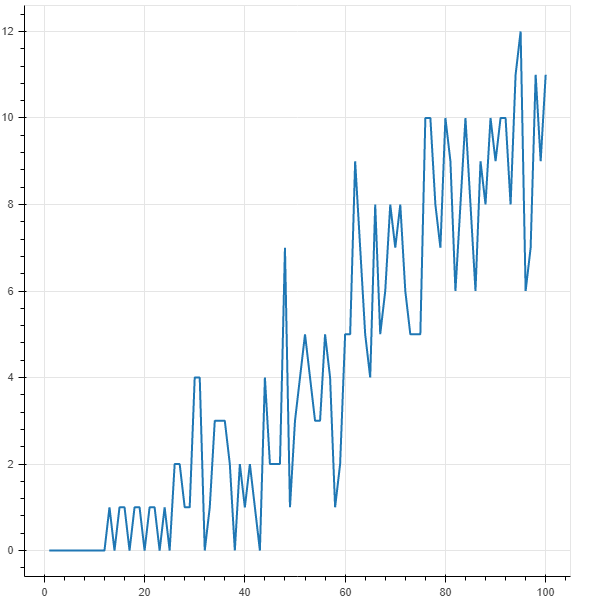

Generate this figure with Python:
from bokeh.plotting import figure, output_file, show
import random

def generar(cantidad):
    Mapaches = []
    for i in range(1, cantidad + 1):
        Mapaches.append(random.randint(1, 365))
    return Mapaches

def comprobar(Mapaches):
    coincidencias = 0
    for day in range (1, 366):
        suma_coincidencias = 0
        for i in range(0, len(Mapaches)):
            if Mapaches[i] == day:
                suma_coincidencias += 1
        if suma_coincidencias > 1:
            coincidencias += 1
    return coincidencias

if __name__ == "__main__":
    x_cantidad = []
    y_coincidencias = []
    graphic = figure()
    output_file("Gráfica.html")

    for index in range(0, 100):
        x_cantidad.append(index + 1)
        Mapaches = generar(index + 1)
        y_coincidencias.append(comprobar(Mapaches))

    print(x_cantidad, "\n")
    print(y_coincidencias)

    graphic.line(x_cantidad, y_coincidencias, line_width = 2)
    show(graphic)
